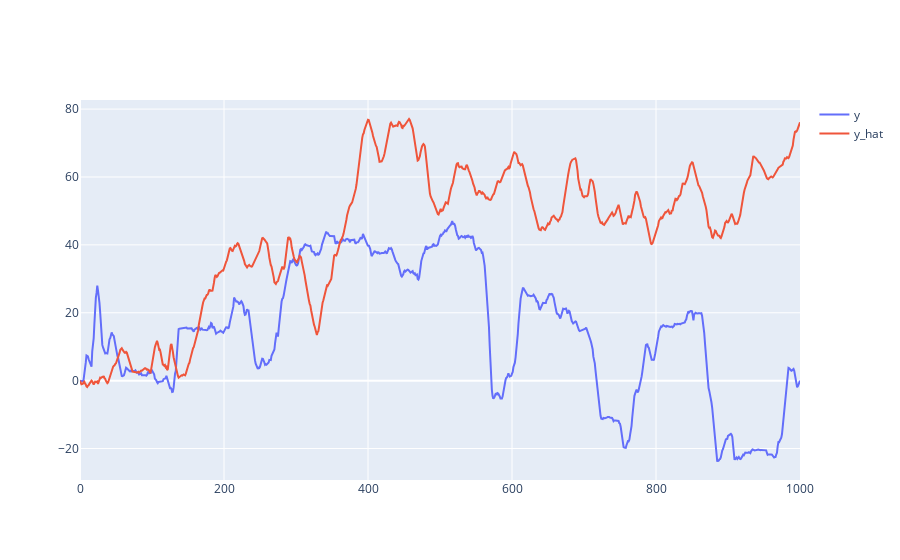

The notebook cell saved with this chart:
### Code cell
plot_curve_plotly(true=compute_position_from_velocity(Y_long[n, :, 0].data.cpu().numpy()), pred=compute_position_from_velocity(Y_hat2_mean[0, :, 0]))

### Figure 1 — Plotly figure (JSON) as saved in the notebook; plotly's stock layout.template omitted (floating-point values rounded to 4 significant figures; data arrays with more than 128 entries replaced by an {"elided": "..."} marker saying what was removed)
{"data": [{"mode": "lines", "name": "y", "type": "scatter", "y": {"elided": "1001 float values"}}, {"mode": "lines", "name": "y_hat", "type": "scatter", "y": {"elided": "1001 float values"}}], "layout": {}}
